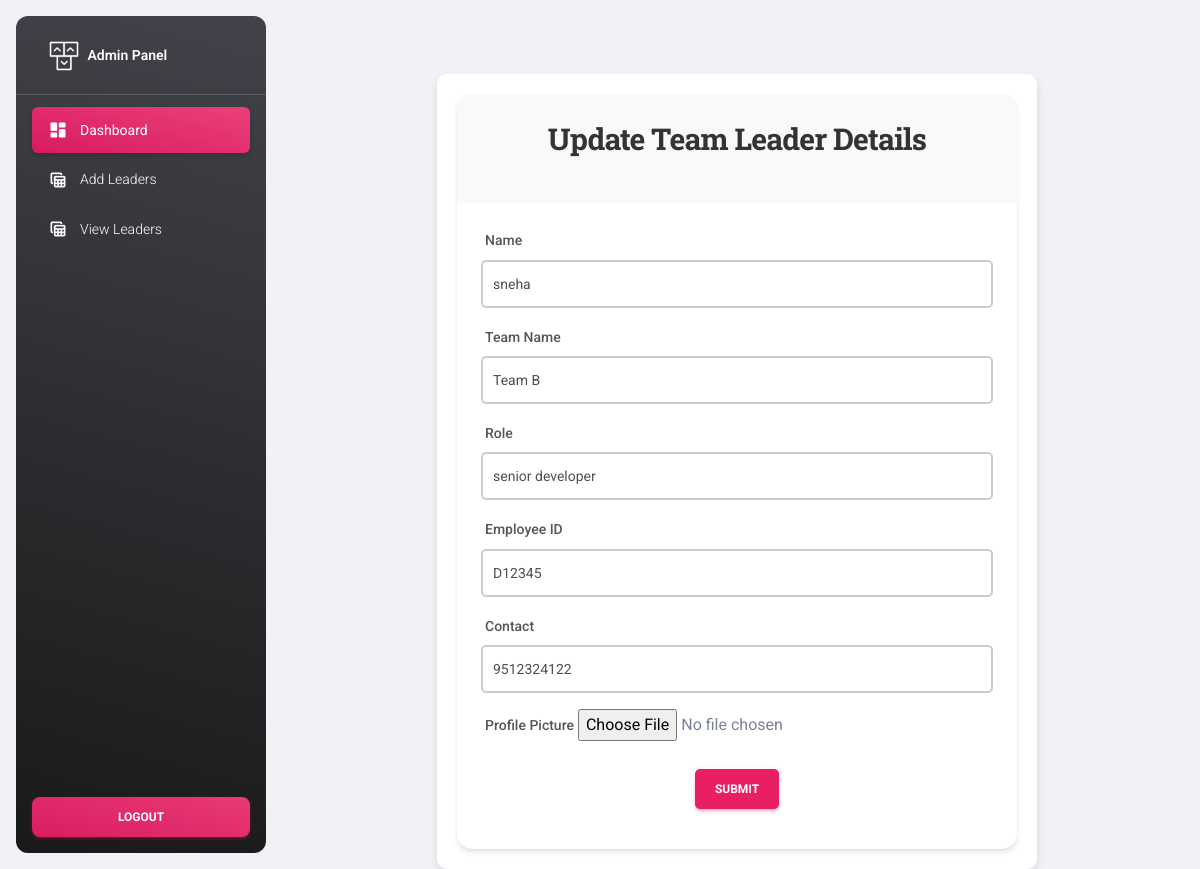
/update_leader_admin?id=1, run on the app's committed database.
### myapp/models.py (models this page shows)
class Add_leader(models.Model):
    name=models.CharField(max_length=25,null=True)
    team_name=models.CharField(max_length=25,null=True)
    job_name=models.CharField(max_length=25,null=True)
    employee_id=models.CharField(max_length=25,null=True)
    contact=models.CharField(max_length=25,null=True)
    email=models.EmailField(null=True)
    profile_picture=models.ImageField(null=True)
    login_id=models.ForeignKey(Login_table,on_delete=models.CASCADE,null=True)

### myapp/views.py (the view, shortened to what this page needs)
# urls.py: path('update_leader_admin',views.update_leader_admin),
def update_leader_admin(request):
    lid=request.GET.get('id')
    leader=Add_leader.objects.get(id=lid)
    return render(request,'admin/update_leader_details.html',{"leader":leader})

### template/admin/update_leader_details.html (shortened to what this page needs)
{% extends 'admin/admin_base.html' %}
{% block content %}
<div class="form-container">
    <div class="card">
        <div class="card-header">
            <h3>Update Team Leader Details</h3>
        </div>
        <div class="card-body">
            <form method="POST" enctype="multipart/form-data">
                <div class="form-group mb-3">
                    <label for="id_name">Name</label>
                    <input type="text" name="name" value="{{leader.name}}" id="id_name" class="form-control" placeholder="Enter name">
                </div>
                <div class="form-group mb-3">
                    <label for="id_team_name">Team Name</label>
                    <input type="text" name="team_name" value="{{leader.team_name}}" id="id_team_name" class="form-control" placeholder="Enter team name">
                </div>
                <div class="form-group mb-3">
                    <label for="id_team_name">Role</label>
                    <input type="text" name="job_name" value="{{leader.job_name}}" id="id_team_name" class="form-control" placeholder="Enter role">
                </div>
                <div class="form-group mb-3">
                    <label for="id_employee_id">Employee ID</label>
                    <input type="text" name="employee_id" value="{{leader.employee_id}}" id="id_employee_id" class="form-control" placeholder="Enter employee ID">
                </div>
                <div class="form-group mb-3">
                    <label for="id_contact">Contact</label>
                    <input type="text" name="contact" value="{{leader.contact}}" id="id_contact" class="form-control" placeholder="Enter contact number">
                </div>
                <div class="form-group mb-4">
                    <label for="id_profile_picture">Profile Picture</label>
                    <input type="file" name="profile_picture" id="id_profile_picture" class="form-control-file">
                </div>
                <div class="text-center">
                    <button type="submit" class="btn btn-primary btn-block">Submit</button>
                </div>
            </form>
        </div>
    </div>
</div>
{% endblock %}

### template/admin/update_leader_details.html (style rules this page uses)
.form-container { max-width: 600px; margin: 50px auto; padding: 20px; background-color: #ffffff; border-radius: 10px; box-shadow: 0 4px 8px rgba(0, 0, 0, 0.1); }
.form-container h3 { color: #333; font-weight: bold; margin-bottom: 20px; text-align: center; }
.form-group label { color: #555; font-weight: 500; }
.form-control { border: 2px solid #ccc; border-radius: 5px; transition: border-color 0.3s ease; padding: 10px; }
.form-control-file { border: none; }
.btn-primary { background-color: #e91e63; border-color: #e91e63; font-weight: bold; padding: 10px 20px; border-radius: 5px; transition: background-color 0.3s ease, box-shadow 0.3s ease; }
.card { border: none; border-radius: 15px; }
.card-header { background-color: #f8f9fa; border-bottom: none; text-align: center; font-weight: bold; font-size: 1.5rem; color: #333; border-radius: 15px 15px 0 0; }
.card-body { padding: 30px; }

### data on the page
Add_leader: name "sneha", team_name "Team B", job_name "senior developer", employee_id "D12345", contact "9512324122"
